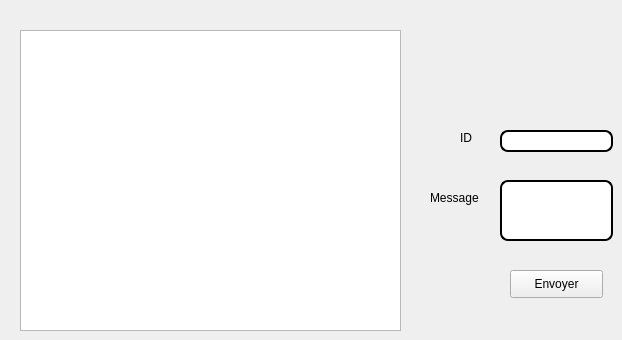
      <widget class="QWidget" name="tab_20">
       <attribute name="title">
        <string>Chat</string>
       </attribute>
       <widget class="QTableView" name="tab_message">
        <property name="geometry">
         <rect>
          <x>20</x>
          <y>30</y>
          <width>381</width>
          <height>301</height>
         </rect>
        </property>
       </widget>
       <widget class="QLabel" name="label_73">
        <property name="geometry">
         <rect>
          <x>460</x>
          <y>130</y>
          <width>56</width>
          <height>16</height>
         </rect>
        </property>
        <property name="text">
         <string>ID</string>
        </property>
       </widget>
       <widget class="QLineEdit" name="le_id_chat">
        <property name="geometry">
         <rect>
          <x>500</x>
          <y>130</y>
          <width>113</width>
          <height>22</height>
         </rect>
        </property>
        <property name="styleSheet">
         <string notr="true">QLineEdit {
padding: 1px;
border-style: solid;
border: 2px solid gray;
border-radius: 8px;
background-color: rgb(255, 255, 255);
border:2px solid #000;
}</string>
        </property>
       </widget>
       <widget class="QLabel" name="label_74">
        <property name="geometry">
         <rect>
          <x>430</x>
          <y>190</y>
          <width>56</width>
          <height>16</height>
         </rect>
        </property>
        <property name="text">
         <string>Message</string>
        </property>
       </widget>
       <widget class="QPushButton" name="envoyeremploye">
        <property name="geometry">
         <rect>
          <x>510</x>
          <y>270</y>
          <width>93</width>
          <height>28</height>
         </rect>
        </property>
        <property name="styleSheet">
         <string notr="true">QPushButton
{
    color: #b1b1b1;
    background-color: QLinearGradient( x1: 0, y1: 0, x2: 0, y2: 1, stop: 0 #565656, stop: 0.1 #525252, stop: 0.5 #4e4e4e, stop: 0.9 #4a4a4a, stop: 1 #464646);
    border-width: 1px;
    border-color: #1e1e1e;
    border-style: solid;
    border-radius: 6;
    padding: 3px;
    font-size: 12px;
    padding-left: 5px;
    padding-right: 5px;
}

QPushButton:pressed
{
    background-color: QLinearGradient( x1: 0, y1: 0, x2: 0, y2: 1, stop: 0 #2d2d2d, stop: 0.1 #2b2b2b, stop: 0.5 #292929, stop: 0.9 #282828, stop: 1 #252525);
}color: rgb(255, 255, 255);
background-color:  QLinearGradient(x1: 0, y1: 0, x2: 0, y2: 1, stop: 0#8D9AAE, stop: 1 #8D9AAE);
 border-radius: 10;</string>
        </property>
        <property name="text">
         <string>Envoyer</string>
        </property>
       </widget>
       <widget class="QLineEdit" name="le_message">
        <property name="geometry">
         <rect>
          <x>500</x>
          <y>180</y>
          <width>113</width>
          <height>61</height>
         </rect>
        </property>
        <property name="styleSheet">
         <string notr="true">QLineEdit {
padding: 1px;
border-style: solid;
border: 2px solid gray;
border-radius: 8px;
background-color: rgb(255, 255, 255);
border:2px solid #000;
}</string>
        </property>
       </widget>
      </widget>
